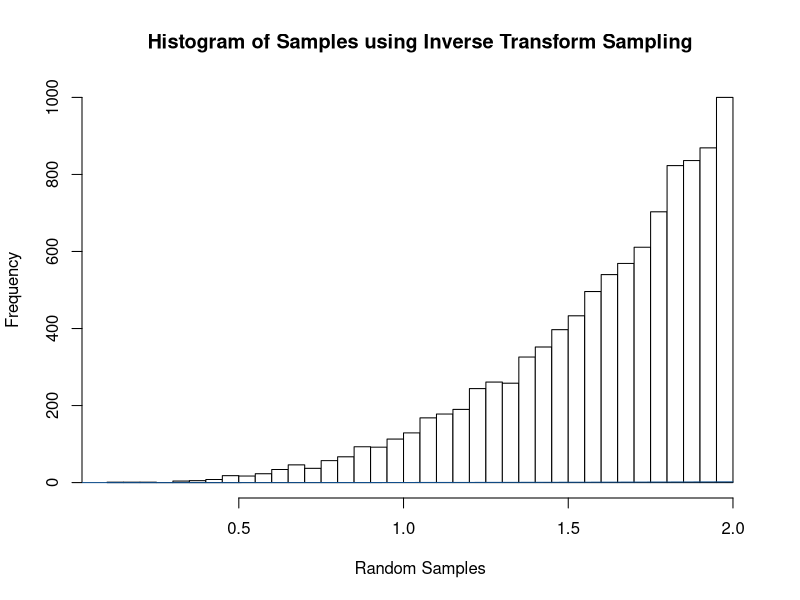
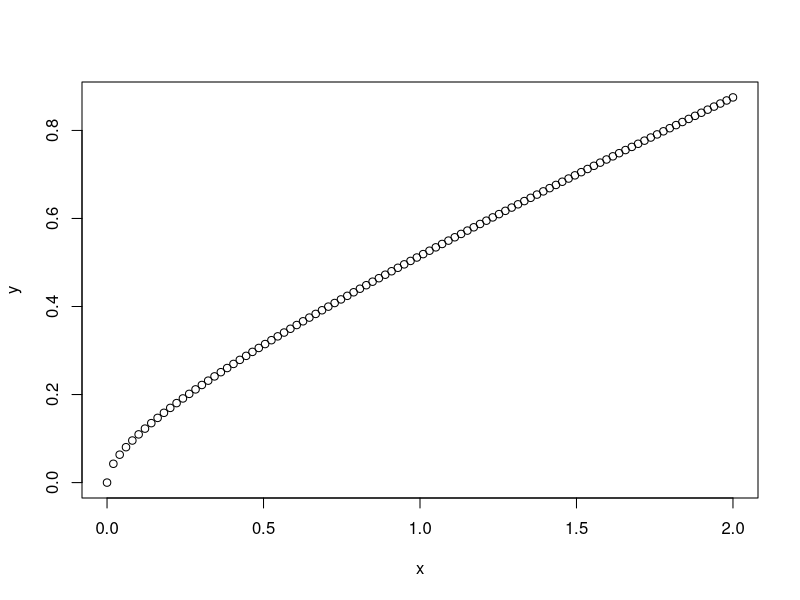

R code for these plots, in order:
#------------- Problem 2 (2): Inverse Transform Sampling

# Defining the PDF: f(x) = (1/4) * x^3
pdf <- function(x) {
  if (0 <= x && x < 2) {
    return((1/4) * x^3)
  } else {
    return(0)
  }
}

# Calculating the CDF: F(x) = (1/16) * x^4
cdf <- function(x) {
  if (0 <= x && x < 2) {
    return((1/16) * x^4)
  } else if (x >= 2) {
    return(1)
  } else {
    return(0)
  }
}

# Defining the inverse CDF: 2 * u^(1/4)
inverse_cdf <- function(u) {
  return(2 * u^(1/4))
}

# Generate 10,000 random samples using ITS
set.seed(729) 
n_samples <- 10000
u <- runif(n = n_samples, min = 0, max = 1)
random_samples <- inverse_cdf(u)

# Histogram of the generated samples
hist(random_samples, breaks = 50, main = "Histogram of Samples using Inverse Transform Sampling",
     xlab = "Random Samples", ylab = "Frequency", col = "white")
curve(1/4 * x^3, from = 0, to = 2, add = T, col = "dodgerblue4")
text(4,0.3, expression(paste("The line shows the actual density", f(X) == 1/4 * x^3)))


# problem 3

x <- seq(0, 2, length.out = 100)
y <- .25 * (x + 3/(2 * sqrt(2)) * sqrt(x))
plot(x, y)
